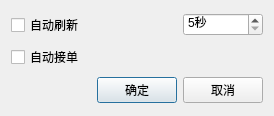
<?xml version="1.0" encoding="UTF-8"?>
<ui version="4.0">
 <class>w_scr_dish_main_qr_code_over_view_set</class>
 <widget class="QDialog" name="w_scr_dish_main_qr_code_over_view_set">
  <property name="geometry">
   <rect>
    <x>0</x>
    <y>0</y>
    <width>274</width>
    <height>116</height>
   </rect>
  </property>
  <property name="windowTitle">
   <string>Dialog</string>
  </property>
  <layout class="QVBoxLayout" name="verticalLayout">
   <item>
    <layout class="QHBoxLayout" name="horizontalLayout_2">
     <item>
      <widget class="QCheckBox" name="checkBox_auto_refresh">
       <property name="text">
        <string>自动刷新</string>
       </property>
      </widget>
     </item>
     <item>
      <widget class="QSpinBox" name="spinBox">
       <property name="minimumSize">
        <size>
         <width>80</width>
         <height>0</height>
        </size>
       </property>
       <property name="maximumSize">
        <size>
         <width>80</width>
         <height>16777215</height>
        </size>
       </property>
       <property name="suffix">
        <string>秒</string>
       </property>
       <property name="minimum">
        <number>5</number>
       </property>
       <property name="maximum">
        <number>180</number>
       </property>
      </widget>
     </item>
    </layout>
   </item>
   <item>
    <widget class="QCheckBox" name="checkBox_auto_accept">
     <property name="text">
      <string>自动接单</string>
     </property>
    </widget>
   </item>
   <item>
    <layout class="QHBoxLayout" name="horizontalLayout">
     <item>
      <spacer name="horizontalSpacer">
       <property name="orientation">
        <enum>Qt::Horizontal</enum>
       </property>
       <property name="sizeHint" stdset="0">
        <size>
         <width>40</width>
         <height>20</height>
        </size>
       </property>
      </spacer>
     </item>
     <item>
      <widget class="QPushButton" name="pushButton_ok">
       <property name="text">
        <string>确定</string>
       </property>
      </widget>
     </item>
     <item>
      <widget class="QPushButton" name="pushButton_cancel">
       <property name="text">
        <string>取消</string>
       </property>
      </widget>
     </item>
    </layout>
   </item>
  </layout>
 </widget>
 <resources/>
 <connections/>
</ui>
